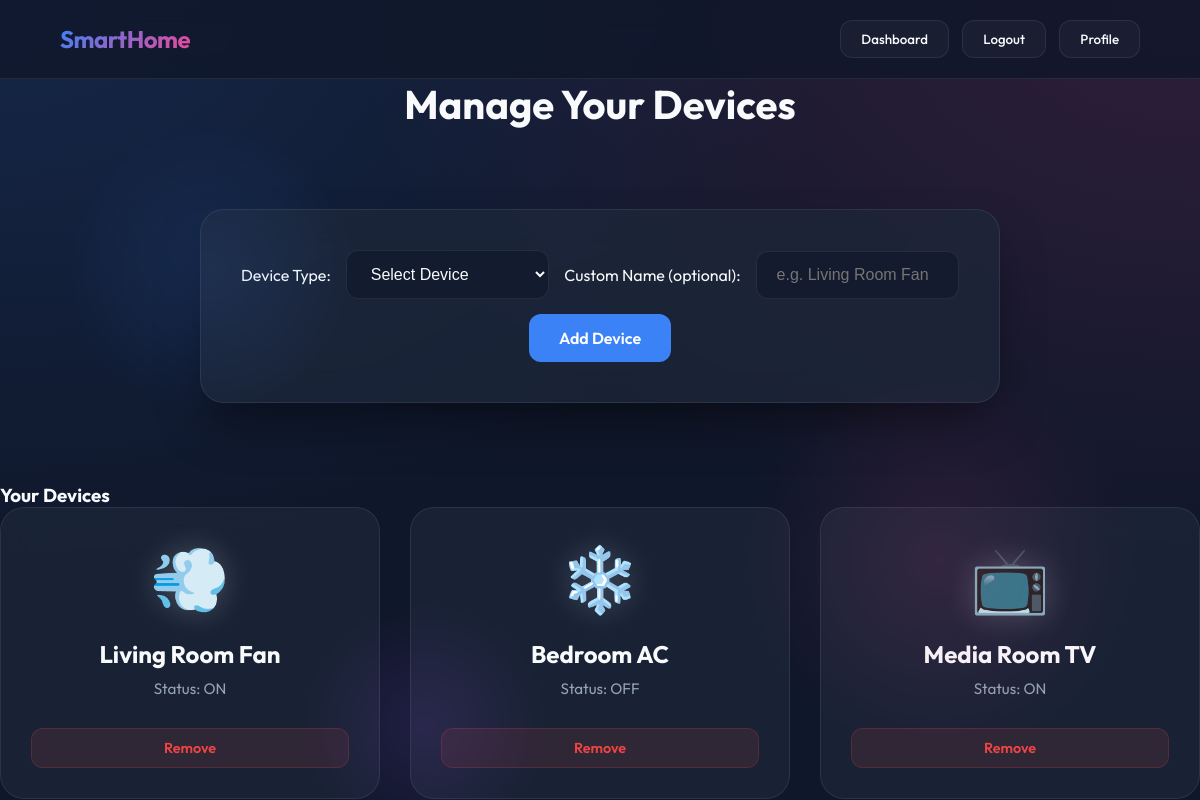
The app's page /devices.php (signed in) with its own data.
### tables this page shows
CREATE TABLE IF NOT EXISTS devices (
    id INT AUTO_INCREMENT PRIMARY KEY,
    user_id INT NOT NULL,
    device_name VARCHAR(100) NOT NULL,
    custom_name VARCHAR(100) DEFAULT NULL,
    device_icon VARCHAR(100),
    status VARCHAR(20) DEFAULT 'OFF',
    speed INT DEFAULT 1,
    temperature INT DEFAULT 24,
    volume INT DEFAULT 10,
    last_toggled TIMESTAMP NULL DEFAULT NULL,
    FOREIGN KEY (user_id) REFERENCES users(id) ON DELETE CASCADE
);

### devices.php (the view, shortened to what this page needs)
<?php
require 'db.php';
$user_id = $_SESSION['user_id'];
$stmt = $conn->prepare("SELECT id, device_name, custom_name, device_icon, status FROM devices WHERE user_id = ?");
$stmt->bind_param("i", $user_id);
$stmt->execute();
$result = $stmt->get_result();
$devices = $result->fetch_all(MYSQLI_ASSOC);
?>
<!DOCTYPE html>
<html lang="en">
<head>
    <link rel="stylesheet" href="styles.css">
</head>
<body>
    <div class="parallax-bg">
        <div class="parallax-shape parallax-shape-1" data-speed="0.1"></div>
        <div class="parallax-shape parallax-shape-2" data-speed="0.25"></div>
        <div class="parallax-shape parallax-shape-3" data-speed="0.15"></div>
    </div>
    <nav class="navbar">
        <div class="logo">SmartHome</div>
        <div class="nav-links">
            <button onclick="window.location.href='index.php'">Dashboard</button>
            <button onclick="window.location.href='logout.php'">Logout</button>
            <button onclick="window.location.href='profile.php'">Profile</button>
        </div>
    </nav>
    <div class="device-page">
        <h2>Manage Your Devices</h2>
        <form method="POST" class="add-device-form">
            <label>Device Type:</label>
            <select name="device_name" required>
                <option value="" disabled selected>Select Device</option>
            </select>
            <label>Custom Name (optional):</label>
            <input type="text" name="custom_name" placeholder="e.g. Living Room Fan">
            <button type="submit" name="add_device">Add Device</button>
        </form>
        <h3>Your Devices</h3>
        <div class="device-grid">
            <?php if (empty($devices)): ?>
                <p>No devices added yet.</p>
            <?php else: ?>
                <?php foreach ($devices as $device): ?>
                    <div class="device-card">
                        <div class="device-icon"><?= htmlspecialchars($device['device_icon']) ?></div>
                        <h3><?= htmlspecialchars($device['custom_name'] ?: $device['device_name']) ?></h3>
                        <p>Status: <?= htmlspecialchars($device['status']) ?></p>
                        <a href="devices.php?delete=<?= $device['id'] ?>" class="deleteBtn">Remove</a>
                    </div>
                <?php endforeach; ?>
            <?php endif; ?>
        </div>
    </div>
</body>
</html>

### records on screen
devices: device_icon "💨", custom_name "Living Room Fan", status "ON"
devices: device_icon "❄️", custom_name "Bedroom AC", status "OFF"
devices: device_icon "📺", custom_name "Media Room TV", status "ON"
